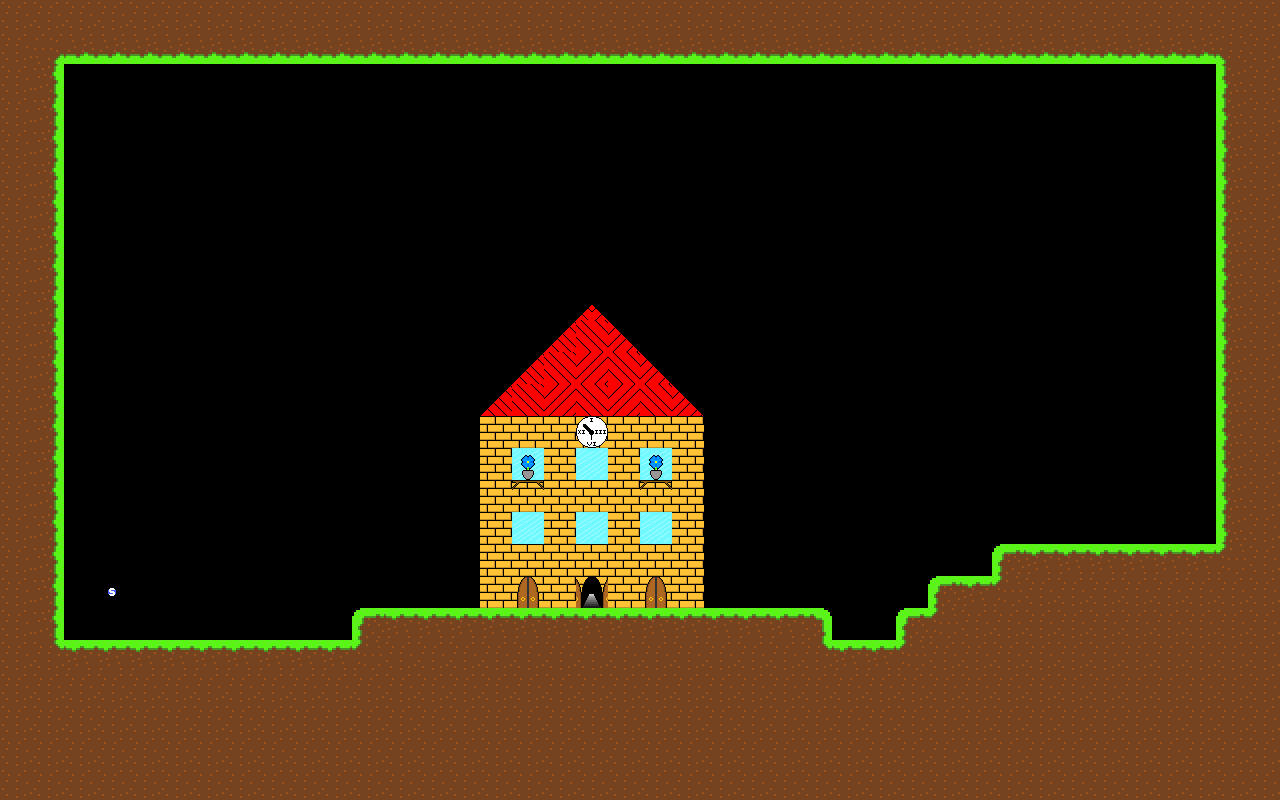

Rendered tile map (Tiled .tmx) drawn with the repository's tilesets; below, a short description and the map source with its tile grids summarised:
An orthogonal 40x25 tile map with 32x32 px tiles, 6 tile layers (Enemy, Floor, Deco, Interactable, ...), 4 tilesets.

<map version="1.10" tiledversion="1.10.2" orientation="orthogonal" renderorder="right-down" width="40" height="25" tilewidth="32" tileheight="32" infinite="0" nextlayerid="7" nextobjectid="1">
 <tileset firstgid="1" source="tsx/dirt_terrain.tsx" />
 <tileset firstgid="17" source="tsx/interactables.tsx" />
 <tileset firstgid="21" source="tsx/Deco.tsx" />
 <tileset firstgid="41" source="tsx/enemy.tsx" />
 <layer id="6" name="Enemy" width="40" height="25">
  <data>[1000 cells, 1 non-empty, 1 distinct tile ids]</data>
 </layer>
 <layer id="1" name="Floor" width="40" height="25">
  <data>[1000 cells, 401 non-empty, 12 distinct tile ids]</data>
 </layer>
 <layer id="2" name="Deco" width="40" height="25">
  <data>[1000 cells, 59 non-empty, 9 distinct tile ids]</data>
 </layer>
 <layer id="3" name="Interactable" width="40" height="25">
  <data>[1000 cells, 3 non-empty, 2 distinct tile ids]</data>
 </layer>
 <layer id="5" name="Floor2" width="40" height="25">
  <data>[1000 cells, 0 non-empty, 0 distinct tile ids]</data>
 </layer>
 <layer id="4" name="Deco2" width="40" height="25">
  <data>[1000 cells, 4 non-empty, 2 distinct tile ids]</data>
 </layer>
</map>